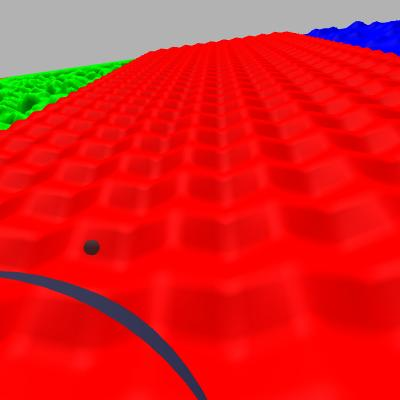
#> input picture image-data/stereo_camera_test/stereo_camera_left/default_left(1)-0002.jpg, 400 x 400 px; its folder holds only this picture in this run
$ jupyter execute --allow-errors preprocess-images.ipynb   (shell and % lines are left out)
#> lines starting #> are read from the running program, lines starting #| are printed output that depends on the picture; after the words box and inside, x2 and y2 are one past the last pixel; in counts of white or black regions, pixels touching at a corner belong together; pictures that were not available may be replaced by others from this repository, and a replacement may not be noted
[cell 1]
from PIL import Image
from pathlib import Path
import numpy as np
import matplotlib.pyplot as plt

[cell 2]
input_image_path = Path('../image-data/stereo_camera_test/')
input_image_dirs = ['stereo_camera_left', 'stereo_camera_right']

output_image_path_image = Path('../image-data/stereo_camera_test-gray/')
output_image_path_annot = Path('../image-data/stereo_camera_test-gray-annot/')

[cell 3]
# Create grayscale images

for img_dir in input_image_dirs:
    imgs = (input_image_path / img_dir).glob('*.jpg')
    output_image_dir = output_image_path_image / img_dir
    output_image_dir.mkdir(parents=True, exist_ok=True)
    for img_fname in imgs:
        output_img_fname = output_image_dir / img_fname.name
        # img = Image.open(img_fname)
        # img.show()
        # img.convert('LA').show()
        Image.open(img_fname).convert('L').save(output_img_fname.with_suffix('.png'))
#> pass 2 of the loop `for img_dir in input_image_dirs:`:
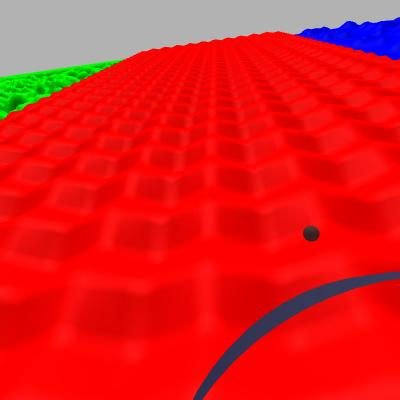
#> input picture image-data/stereo_camera_test/stereo_camera_right/default_right(2)-0002.jpg, 400 x 400 px

[cell 4]
# Create image masks for semantic segmentation

for img_dir in input_image_dirs:
    imgs = (input_image_path / img_dir).glob('*.jpg')
    output_image_dir = output_image_path_annot / img_dir
    output_image_dir.mkdir(parents=True, exist_ok=True)
    for img_fname in imgs:
        output_img_fname = output_image_dir / img_fname.name

        img = Image.open(img_fname)
#> img is the input picture: PIL image 400x400 RGB; mean R, G, B 224, 31.6, 30.4
        img_np = np.array(img)

        thresh = 50

        img_np_r = img_np[:,:,0] > thresh
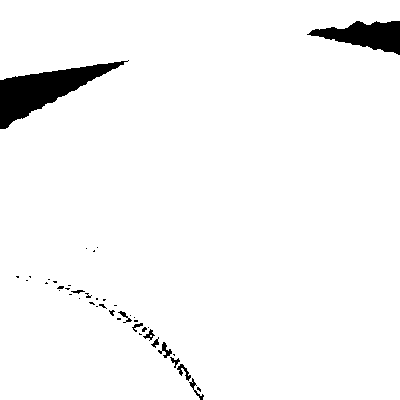
#> img_np_r: shape (400, 400) bool; 96.4% white; 43 black regions (31 under 20 px), largest, box (x1, y1, x2, y2) and area: (0, 60, 129, 129) 3304, (307, 21, 400, 55) 1750, (158, 342, 172, 358) 88
        img_np_g = img_np[:,:,1] > thresh
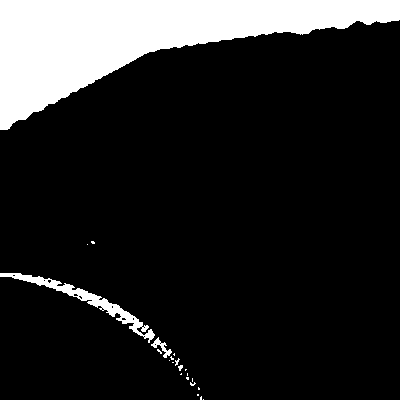
#> img_np_g: shape (400, 400) bool; 15.1% white; 22 white regions (18 under 20 px), largest, box (x1, y1, x2, y2) and area: (0, 0, 400, 130) 22477, (0, 273, 155, 343) 1398, (151, 337, 172, 358) 135, (178, 365, 183, 371) 20
        img_np_b = img_np[:,:,2] > thresh
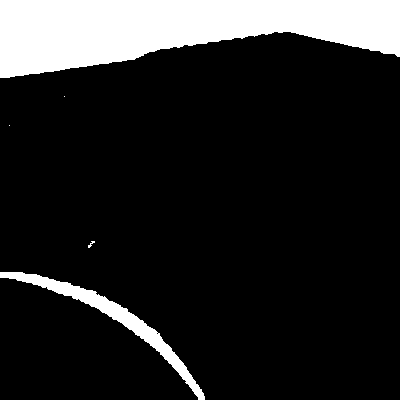
#> img_np_b: shape (400, 400) bool; 14.8% white; 5 white regions (2 under 20 px), largest, box (x1, y1, x2, y2) and area: (0, 0, 400, 78) 20837, (0, 272, 205, 400) 2852, (88, 241, 95, 248) 20

        img_np_red =     img_np_r  & (~img_np_g) & (~img_np_b)
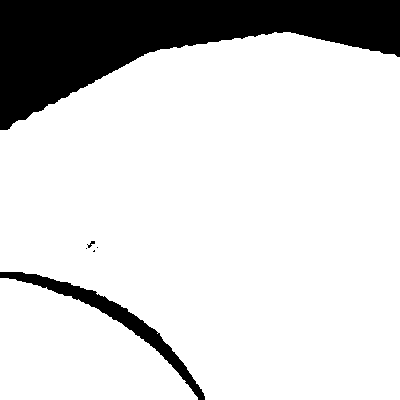
#> img_np_red: shape (400, 400) bool; 82.9% white; 6 black regions (3 under 20 px), largest, box (x1, y1, x2, y2) and area: (0, 0, 400, 130) 24444, (0, 272, 205, 400) 2855, (87, 241, 95, 248) 24
        img_np_green = (~img_np_r) &   img_np_g  & (~img_np_b)
#> img_np_green: shape (400, 400) bool; 2.1% white; 1 white region, box (x1, y1, x2, y2) and area: (0, 60, 129, 129) 3293
        img_np_blue =  (~img_np_r) & (~img_np_g) &   img_np_b
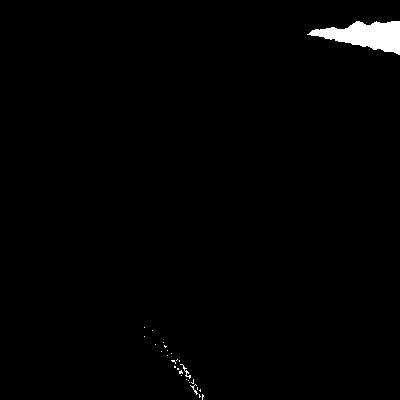
#> img_np_blue: shape (400, 400) bool; 1.2% white; 28 white regions (25 under 20 px), largest, box (x1, y1, x2, y2) and area: (307, 21, 400, 55) 1750, (180, 364, 191, 379) 35, (190, 384, 198, 395) 21

        mask_img = np.zeros(img_np_r.shape)

        mask_img[img_np_red] = 1
        mask_img[img_np_green] = 2
        mask_img[img_np_blue] = 3
        # All other pixels are 0 (background)

        Image.fromarray(mask_img).convert('L').save(output_img_fname.with_suffix('.png'))
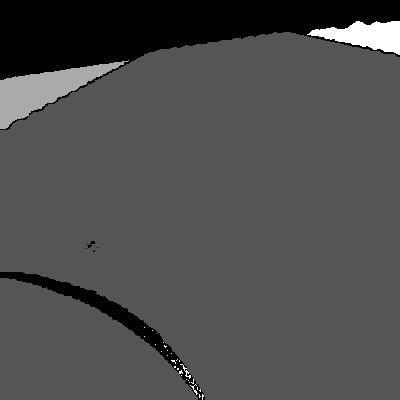
#> saved as default_left(1)-0002.png: PIL image 400x400 L; min 0, max 3, mean 0.906; drawn with min black and max white
#> pass 2 of the loop `for img_dir in input_image_dirs:`:
#> img is the input picture: PIL image 400x400 RGB; mean R, G, B 225.1, 30.1, 30.8
#> `img_np_r = img_np[:,:,0] > thresh`:
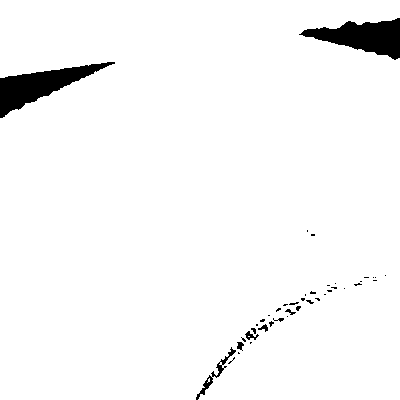
#> img_np_r: shape (400, 400) bool; 96.7% white; 42 black regions (34 under 20 px), largest, box (x1, y1, x2, y2) and area: (0, 62, 115, 118) 2356, (299, 18, 400, 60) 2224, (196, 347, 236, 400) 262
#> img_np_g: shape (400, 400) bool; 14.3% white; 18 white regions (14 under 20 px), largest, box (x1, y1, x2, y2) and area: (0, 0, 400, 120) 21028, (220, 273, 400, 365) 1725, (217, 365, 223, 376) 32, (204, 381, 212, 388) 20
#> img_np_b: shape (400, 400) bool; 14.9% white; 5 white regions (3 under 20 px), largest, box (x1, y1, x2, y2) and area: (0, 0, 400, 78) 20866, (193, 272, 400, 400) 2956
#> img_np_red: shape (400, 400) bool; 83.4% white; 5 black regions (3 under 20 px), largest, box (x1, y1, x2, y2) and area: (0, 0, 400, 120) 23502, (193, 272, 400, 400) 2961
#> img_np_green: shape (400, 400) bool; 1.5% white; 2 white regions (1 under 20 px), largest, box (x1, y1, x2, y2) and area: (0, 62, 115, 118) 2353
#> img_np_blue: shape (400, 400) bool; 1.5% white; 20 white regions (16 under 20 px), largest, box (x1, y1, x2, y2) and area: (299, 18, 400, 60) 2224, (203, 380, 209, 392) 29, (209, 374, 219, 383) 24, (196, 391, 205, 399) 21
#> `Image.fromarray(mask_img).convert('L').save(output_img_fname.with_suff..`:
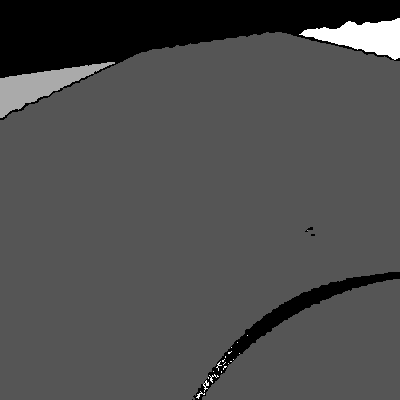
#> saved as default_right(2)-0002.png: PIL image 400x400 L; min 0, max 3, mean 0.908; drawn with min black and max white

[cell 5]
# Test image (all cells below and including this one are just for
# looking at the image data and creating masks).
img = Image.open('/home/ajc/Documents/terrain-classification/image-data/stereo_camera_test/stereo_camera_left/default_left(1)-0000.jpg')
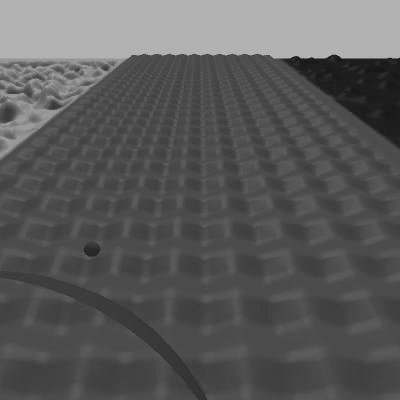
#> input picture default_left(1)-0000.png, 400 x 400 px, given in place of default_left(1)-0000.jpg, which was not available
#> img is the input picture: PIL image 400x400 L; min 19, max 197, mean 90.4
img_np = np.array(img)
img_np.shape
#> Out = (400, 400)

[cell 6]
plt.imshow(img_np)

[cell 7]
thresh = 50
#> (the rest of this cell did not finish here and is left out)

[cell 8]
# img_np_red = np.logical_and.reduce([
#     img_np_r,
#     np.logical_not(img_np_g),
#     np.logical_not(img_np_b)
# ])
img_np_red =     img_np_r  & (~img_np_g) & (~img_np_b)
img_np_green = (~img_np_r) &   img_np_g  & (~img_np_b)
img_np_blue =  (~img_np_r) & (~img_np_g) &   img_np_b

[cell 9]
fig, (axr, axg, axb) = plt.subplots(1, 3)
axr.imshow(img_np_red)
axg.imshow(img_np_green)
axb.imshow(img_np_blue)

[cell 10]
plt.imshow(img_np_red + img_np_green + img_np_blue)
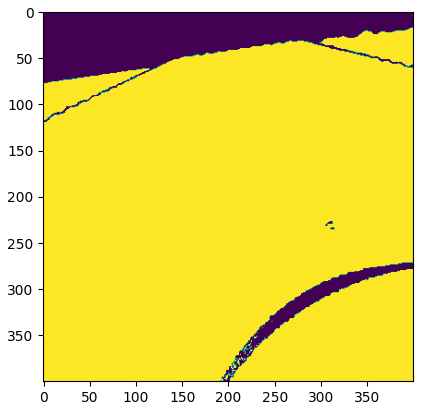
#> figure drawn by matplotlib, 1 panel

[cell 11]
mask_img = np.zeros(img_np_r.shape)
mask_img.shape
#> Out = (400, 400)

[cell 12]
# Background is 0
mask_img[img_np_red] = 1
mask_img[img_np_green] = 2
mask_img[img_np_blue] = 3

[cell 13]
plt.imshow(mask_img)
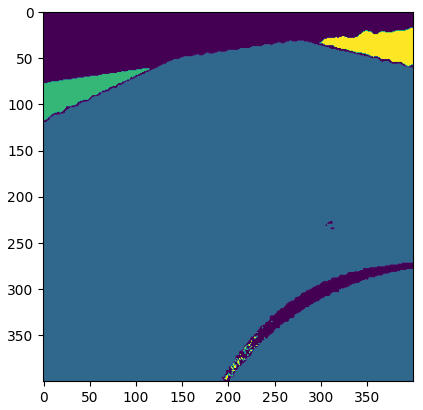
#> figure drawn by matplotlib, 1 panel

[cell 14]
Image.fromarray(mask_img).show()
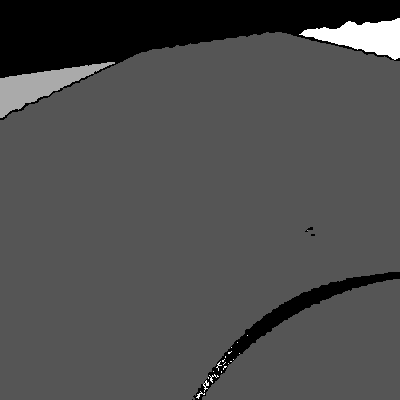
#> shown: PIL image 400x400 F; min 0, max 3, mean 0.908; drawn with min black and max white
